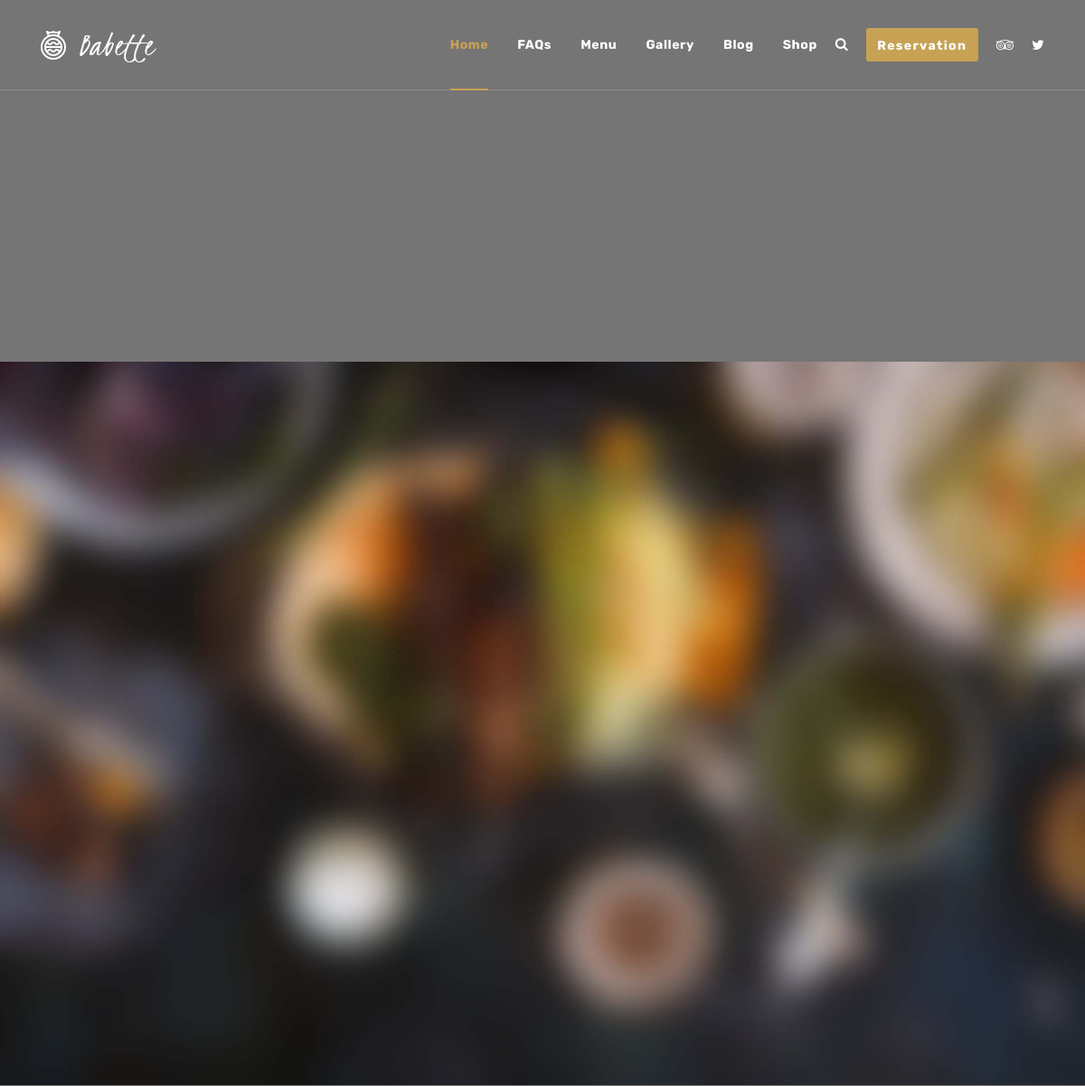
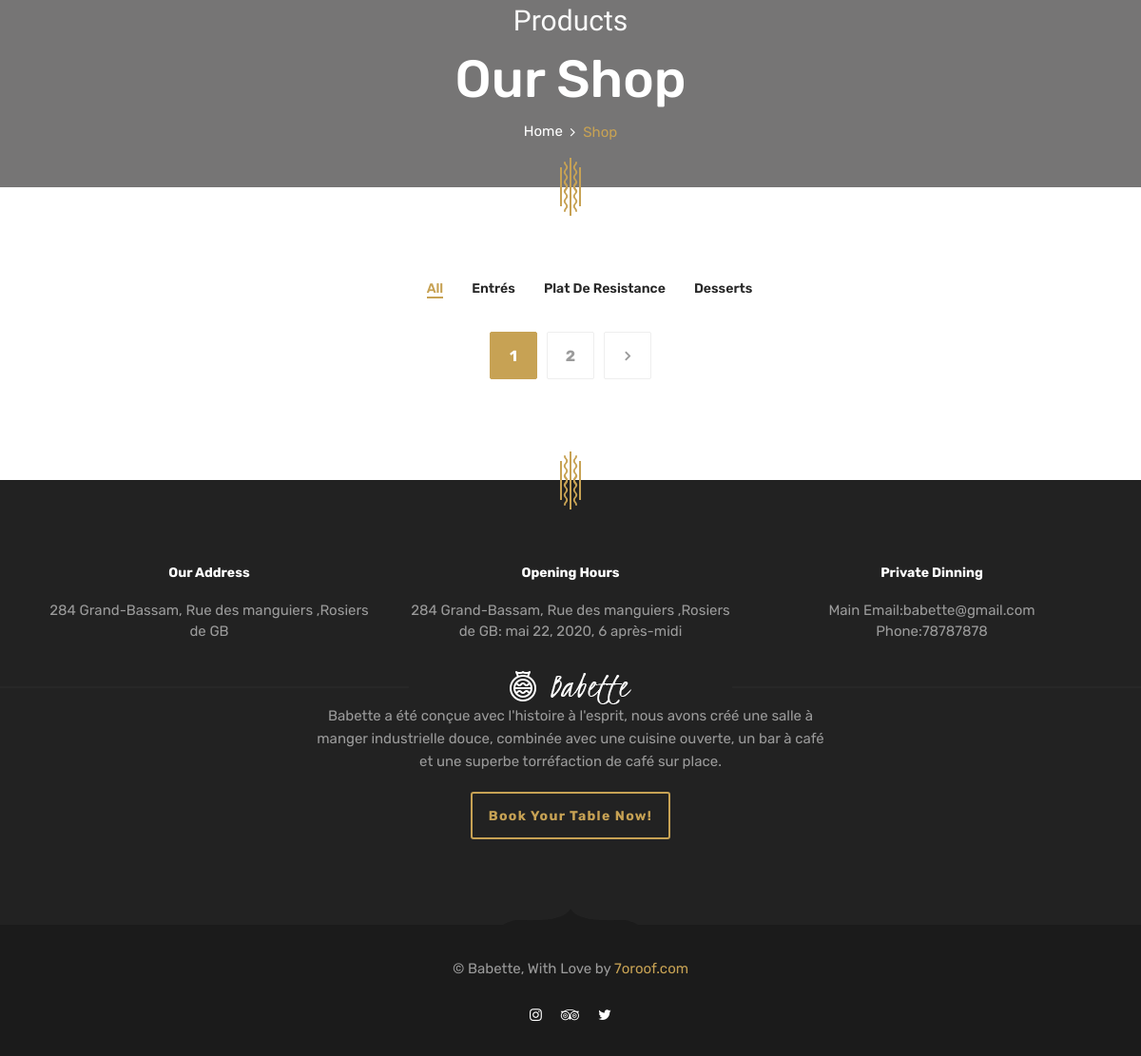
The app's page /shop/ with its own data (2 pictures, top to bottom).
### siteConfig/models.py (models this page shows, shortened)
class Logo(models.Model):
    titre = models.CharField(max_length=50)
    logo_light = models.ImageField(upload_to='siteConfig')
    logo_dark = models.ImageField(upload_to='siteConfig')
    status = models.BooleanField(default=True)
    date_add = models.DateTimeField(auto_now_add=True)
    date_upd = models.DateTimeField(auto_now=True)
    class Meta:
        verbose_name = "Logo"
        verbose_name_plural = "Logos"

class Footer(models.Model):
    adress = models.CharField(max_length=50, unique=True)
    jours = models.CharField(max_length=50, unique=True)
    email = models.EmailField()
    message = models.TextField()
    tel = models.CharField(max_length=50, unique=True)
    status = models.BooleanField(default=True)
    date = models.DateTimeField()
    class Meta:
        verbose_name = "footer"
        verbose_name_plural = "footers"

### shop/models.py (models this page shows, shortened)
class Categorie(models.Model):
    titre = models.CharField(max_length=255, unique=True)
    status = models.BooleanField(default=True)
    date_add = models.DateTimeField(auto_now_add=True)
    date_update = models.DateTimeField(auto_now=True)
    class Meta:
        verbose_name = "Categorie"
        verbose_name_plural = "Categories"
    def __str__(self) -> str:
        return str(self.titre)

### shop/views.py (the view)
# urls.py: path('shop/', include('shop.urls')),
def shop(request: HttpRequest) -> HttpResponse:
    produits = models.Produit.objects.filter(status=True)
    paginator = Paginator(produits, 3)
    page = request.GET.get('page')
    try:
        p = paginator.page(page)
    except PageNotAnInteger:
        p = paginator.page(1)
    except EmptyPage:
        print('test')
        p = paginator.page(paginator.num_pages)
    data = {
        "categories": models.Categorie.objects.filter(status=True),
        'produits': p,
        'range': range(1, p.paginator.num_pages+1)
    }
    print(data)
    return render(request, 'pages/shop/shop.html', mergeData(request, data))

### shop/models.py (called while the page is built)
    @property
    def getTags(self) -> QuerySet:
        return self.tag.filter(status=True)

    @property
    def getCategories(self) -> QuerySet:
        return self.categories.filter(status=True)

### siteConfig/datamanager.py (called while the page is built)
def getConfig(request: HttpRequest) -> dict:
    data = {
        'logo': models.Logo.objects.filter(status=True)[:1].get(),
        "ouvertures": models.Ouverture.objects.filter(status=True),
        "footers": models.Footer.objects.filter(status=True),
        "sponsors": models.Sponsor.objects.filter(status=True)
    }
    return data

def mergeData(request: HttpRequest, actual: dict) -> dict:
    actual.update(getConfig(request))
    return actual

### templates/pages/shop/shop.html (shortened to what this page needs)
{% extends 'bases/base.html' %}
{% load static %}
{% block content %}
    <section id="page-title" class="page-title page-title-layout6 text-center bg-overlay bg-overlay-2 bg-parallax">
      <div class="bg-img"><img src="{% static 'images/backgrounds/14.jpg' %}" alt="background"></div>
      <div class="container">
        <div class="row">
          <div class="col-sm-12 col-md-12 col-lg-12">
            <span class="pagetitle__subheading">Products</span>
            <h1 class="pagetitle__heading">Our Shop</h1>
            <nav aria-label="breadcrumb">
              <ol class="breadcrumb justify-content-center">
                <li class="breadcrumb-item"><a href="{%  url 'restaurant:index' %}">Home</a></li>
                <li class="breadcrumb-item active" aria-current="page">Shop</li>
              </ol>
            </nav>
          </div>
        </div>
      </div>
    </section>
    <section id="shop3Columns" class="shop shop-grid shop-grid-3col pb-90">
      <div class="container">
        <div class="row">
          <div class="col-sm-12 col-md-12 col-lg-12">
            <ul class="portfolio-filter justify-content-center">
            <li><a class="filter active" href="#" data-filter="all">All</a></li>
            {% for category in categories %}
            <li><a class="filter" href="#" data-filter=".filter-{{ category.id }}">{{ category.titre }}</a></li>
            {% endfor %}
            </ul>
          </div>
        </div>
        <div class="row">
          <div class="col-sm-12 col-md-12 col-lg-12 text-center">
            <nav class="pagination-area">
              <ul class="pagination justify-content-center">
                {% for i in range %}
                <li><a {% if i == produits.number %} class="current"{% endif %} href="{% url 'shop:shop' %}?page={{i}}">{{ i }}</a></li>
                {% endfor %}
                {% if produits.has_next %}
                <li><a href="{% url 'shop:shop' %}?page={{ produits.next_page_number }}"><i class="fa fa-angle-right"></i></a></li>
                {% endif %}
              </ul>
            </nav>
          </div>
        </div>
      </div>
    </section>
  {% endblock %}

### templates/bases/base.html (shortened to what this page needs)
{% load static %}
<!DOCTYPE html>
<html lang="fr">
<head>
  <link rel="stylesheet" href="{% static 'css/libraries.css' %}" />
  <link rel="stylesheet" href="{% static 'css/style.css' %}" />
</head>
<body>
  <div class="wrapper">
    <header id="header" class="header header-transparent header-layout1">
      <nav class="navbar navbar-expand-lg sticky-navbar">
        <div class="container">
          <a class="navbar-brand" href="{% url 'restaurant:index' %}">
            <img src="{{ logo.logo_light.url }}" class="logo-light" alt="logo">
          </a>
          <div class="collapse navbar-collapse" id="mainNavigation">
            <ul class="navbar-nav ml-auto">
              <li class="nav__item">
                <a href="{% url 'restaurant:index' %}" class="dropdown-toggle nav__item-link active">Home</a>
              </li>
              <li class="nav__item">
                <a href="{% url 'restaurant:faqs' %}" class="dropdown-toggle nav__item-link">FAQs</a>
              </li>
              <li class="nav__item">
                <a href="{% url 'restaurant:menuBoard' %}" class="dropdown-toggle nav__item-link">Menu</a>
              </li>
              <li class="nav__item">
                <a href="{% url 'restaurant:gallery' %}" class="dropdown-toggle nav__item-link">Gallery</a>
              </li>
              <li class="nav__item">
                <a href="{% url 'blog:index' %}" class="dropdown-toggle nav__item-link">Blog</a>
              </li>
              <li class="nav__item">
                <a href="{% url 'shop:shop' %}" class="dropdown-toggle nav__item-link">Shop</a>
              </li>
            </ul>
          </div>
          <div class="navbar-actions-wrap">
            <div class="navbar-actions d-flex align-items-center">
              <a href="#" class="navbar__action-btn search-popup-trigger"><i class="fa fa-search"></i></a>
              <a href="{% url 'restaurant:reservation' %}"
                class="navbar__action-btn navbar__action-btn-reserve btn btn__primary">Reservation</a>
              <ul class="social__icons">
                <li><a href="#"><i class="fa fa-tripadvisor"></i></a></li>
                <li><a href="#"><i class="fa fa-twitter"></i></a></li>
              </ul>
            </div>
          </div>
        </div>
      </nav>
    </header>
      {% block content %}
      {% endblock %}
    {% for footer in footers  %}
    <footer id="footer" class="footer footer-layout1 text-center bg-dark">
      <div class="footer-inner">
        <div class="container">
          <div class="footer-top">
            <div class="row">
              <div class="col-sm-12 col-md-12 col-lg-12 position-static">
              </div>
              <div class="col-sm-12 col-md-12 col-lg-4">
                <div class="contact-box">
                  <h6 class="contact__box-title">Our Address</h6>
                  <ul class="contact__box-list list-unstyled">
                    <li>{{footer.adress}}</li>
                  </ul>
                </div>
              </div>
              <div class="col-sm-12 col-md-12 col-lg-4">
                <div class="contact-box">
                  <h6 class="contact__box-title">Opening Hours</h6>
                  <ul class="contact__box-list list-unstyled">
                    <li>{{footer.adress}}: {{footer.date}}</li>
                  </ul>
                </div>
              </div>
              <div class="col-sm-12 col-md-12 col-lg-4">
                <div class="contact-box">
                  <h6 class="contact__box-title">Private Dinning</h6>
                  <ul class="contact__box-list list-unstyled">
                    <li><span>Main Email:</span><a href="mailto:{{footer.email}}">{{footer.email}}</a></li>
                    <li><span>Phone:</span><a href="tel:{{footer.tel}}">{{footer.tel}}</a></li>
                  </ul>
                </div>
              </div>
            </div>
          </div>
          <div class="footer-middle">
            <div class="row">
              <div class="col-sm-12 col-md-12 col-lg-12 position-static">
                <div class="footer__logo-wrap text-center">
                  <img src="{{ logo.logo_light.url }}" alt="logo" class="footer__logo">
                </div>
              </div>
            </div>
            <div class="row">
              <div class="col-sm-12 col-md-12 col-lg-6 offset-lg-3">
                <p class="mb-20">{{footer.message}}</p>
                <a href="reservation.html" class="btn btn__primary btn__bordered btn__lg">Book Your Table Now!</a>
              </div>
            </div>
          </div>
        </div>
        <div class="footer-bottom">
          <div class="container">
            <div class="row">
              <div class="col-sm-12 col-md-12 col-lg-12">
                <div class="footer__copyright mb-30">
                  <span>&copy; Babette, With Love by </span>
                  <a href="http://themeforest.net/user/7oroof" class="color-theme">7oroof.com</a>
                </div>
                <ul class="social__icons social__icons-white justify-content-center">
                  <li><a href="#"><i class="fa fa-instagram"></i></a></li>
                  <li><a href="#"><i class="fa fa-tripadvisor"></i></a></li>
                  <li><a href="#"><i class="fa fa-twitter"></i></a></li>
                </ul>
              </div>
            </div>
          </div>
          <svg class="footer__divider-shape-bottom" xmlns="http://www.w3.org/2000/svg" width="142" height="17"
            viewBox="0 0 142 17">
            <path
              d="M800,600V583c8.782,15.985,46.811,11.315,56,12a35.721,35.721,0,0,1,15,5m-71,0V583c-8.782,15.985-46.811,11.315-56,12a35.717,35.717,0,0,0-15,5"
              transform="translate(-729 -583)"></path>
          </svg>
        </div>
      </div>
    </footer>
    {% endfor %}
  </div>
</body>
</html>

### records on screen
Logo: logo_light (picture)
Categorie: titre "Entrés"
Categorie: titre "Plat De Resistance"
Categorie: titre "Desserts"
Footer: adress "284 Grand-Bassam, Rue des manguiers ,Rosiers de GB", date "mai 22, 2020, 6 après-midi", email "babette@gmail.com", tel "78787878", logo_light (picture), message "Babette a été conçue avec l'histoire à l'esprit, nous avons créé une salle à manger industrielle douce, combinée avec une cuisine ouverte, un bar à café et une superbe torréfaction de café sur place."

### other values on screen
{{ i }} "1" "2"
